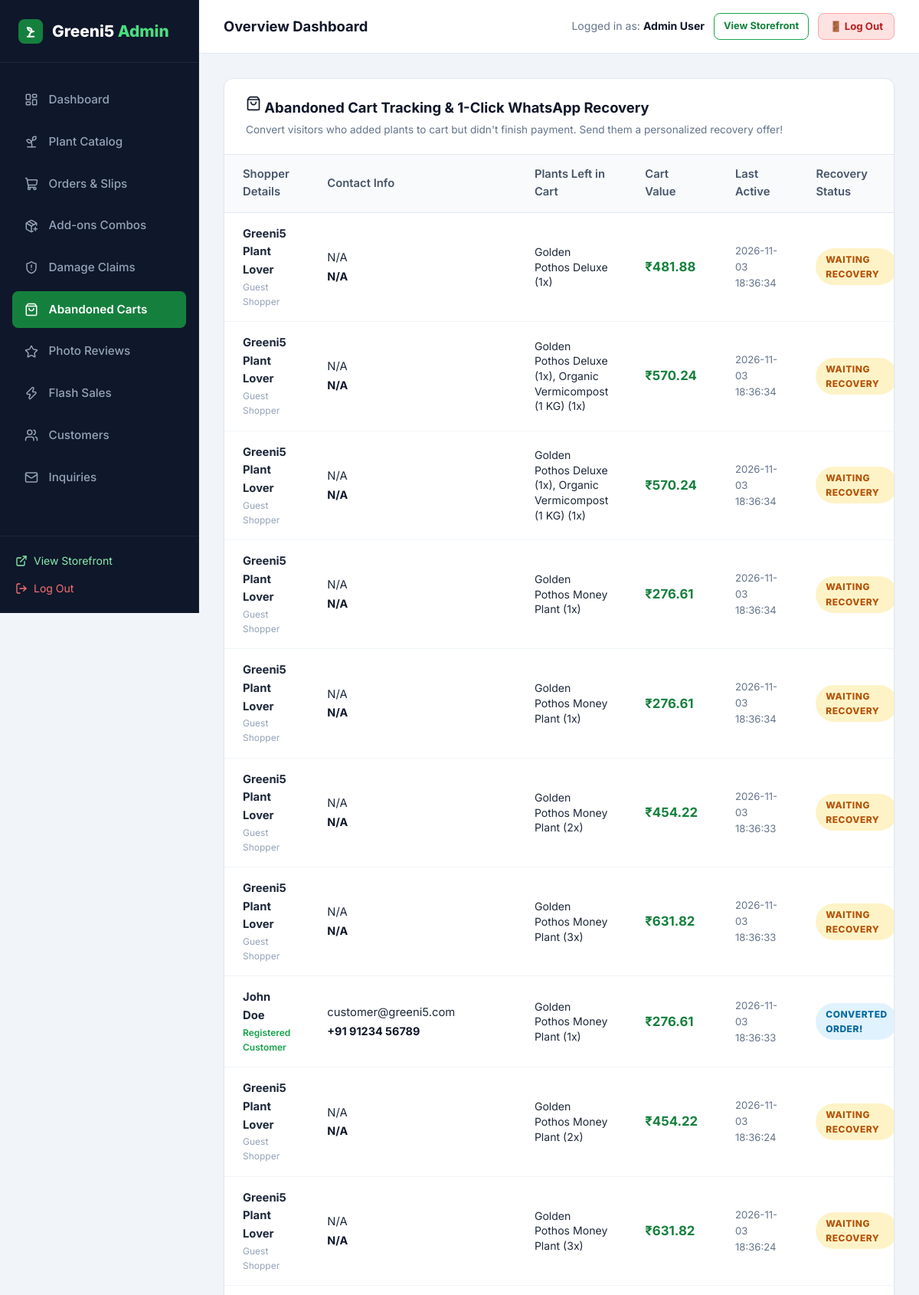
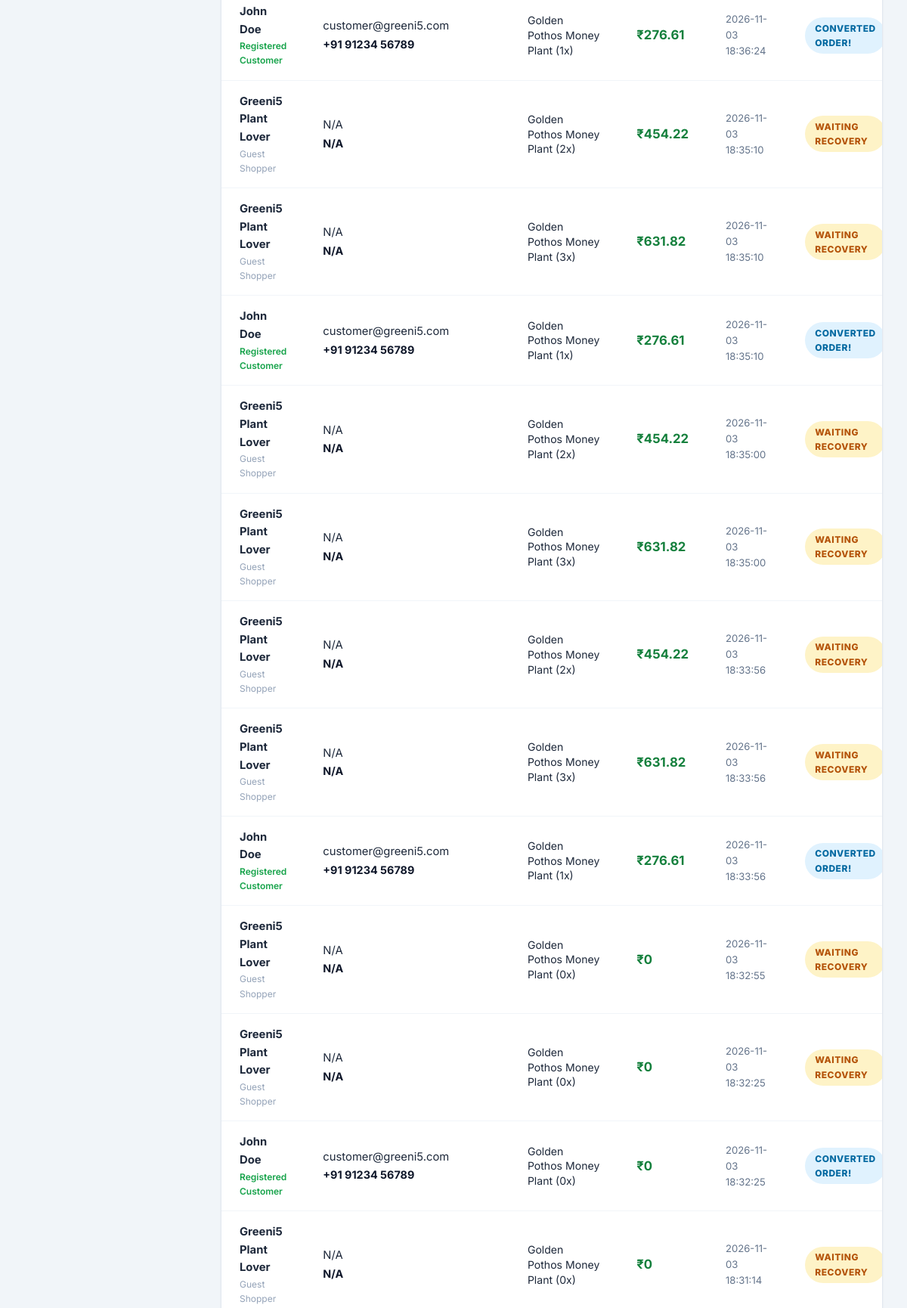
Screenshot of /admin/abandoned-carts (signed in, upper part) with the database file from the repository (2 pictures, top to bottom).
### tables this page shows
CREATE TABLE users (
    id INTEGER PRIMARY KEY AUTOINCREMENT,
    name TEXT NOT NULL,
    email TEXT UNIQUE NOT NULL,
    password_hash TEXT NOT NULL,
    role TEXT NOT NULL DEFAULT 'customer',
    phone TEXT,
    created_at TIMESTAMP DEFAULT CURRENT_TIMESTAMP
);

CREATE TABLE abandoned_carts (
        id INTEGER PRIMARY KEY AUTOINCREMENT,
        user_id INTEGER,
        customer_name TEXT,
        email TEXT,
        phone TEXT,
        cart_items_json TEXT NOT NULL,
        total_amount REAL NOT NULL,
        recovered INTEGER DEFAULT 0,
        created_at TIMESTAMP DEFAULT CURRENT_TIMESTAMP,
        updated_at TIMESTAMP DEFAULT CURRENT_TIMESTAMP,
        FOREIGN KEY (user_id) REFERENCES users(id) ON DELETE SET NULL
    );

### app.py (the view)
@app.route('/admin/abandoned-carts')
@admin_required
def admin_abandoned_carts():
    carts_raw = query_db('SELECT * FROM abandoned_carts ORDER BY updated_at DESC')
    carts = []
    for c in carts_raw:
        item_list = []
        try:
            items = json.loads(c['cart_items_json'])
            if isinstance(items, list):
                item_list = [f"{it.get('name', 'Plant')} ({it.get('qty', 1)}x)" for it in items]
            else:
                item_list = [str(c['cart_items_json'])]
        except Exception:
            item_list = [str(c['cart_items_json'])]
        carts.append({
            'id': c['id'],
            'user_id': c['user_id'],
            'customer_name': c['customer_name'],
            'email': c['email'],
            'phone': c['phone'],
            'items_summary': ", ".join(item_list),
            'total_amount': c['total_amount'],
            'recovered': c['recovered'],
            'updated_at': c['updated_at']
        })
    return render_template('admin/abandoned_carts.html', carts=carts)

### app.py (called while the page is built)
@app.after_request
def add_cache_control_headers(response):
    if response.content_type and 'text/html' in response.content_type:
        response.headers['Cache-Control'] = 'no-cache, no-store, must-revalidate, max-age=0'
        response.headers['Pragma'] = 'no-cache'
        response.headers['Expires'] = '0'
    return response

@app.template_filter('currency')
def currency_filter(amount):
    try:
        val = float(amount)
        return f"₹{val:,.2f}".rstrip('0').rstrip('.') if val % 1 == 0 else f"₹{val:,.2f}"
    except (ValueError, TypeError):
        return f"₹{amount}"

def admin_required(f):
    @wraps(f)
    def decorated_function(*args, **kwargs):
        if 'user_id' not in session:
            flash('Admin authentication required.', 'warning')
            return redirect(url_for('login', next=request.full_path.rstrip('?')))
        user = query_db('SELECT role FROM users WHERE id = ?', (session['user_id'],), one=True)
        if not user or user['role'] != 'admin':
            flash('Access denied. Administrator privileges required.', 'danger')
            return redirect(url_for('index'))
        return f(*args, **kwargs)
    return decorated_function

### database.py (called while the page is built)
def get_db():
    db = getattr(g, '_database', None)
    if db is None:
        db = g._database = sqlite3.connect(DATABASE)
        db.row_factory = sqlite3.Row
        db.execute('PRAGMA foreign_keys = ON;')
    return db

def query_db(query, args=(), one=False):
    cur = get_db().execute(query, args)
    rv = cur.fetchall()
    cur.close()
    return (rv[0] if rv else None) if one else rv

### templates/admin/abandoned_carts.html (shortened to what this page needs)
{% extends "admin/base_admin.html" %}
{% block admin_content %}
<div class="admin-card">
  <div class="admin-card-header" style="flex-wrap: wrap; gap: 1rem;">
    <div>
      <h3 class="admin-card-title"><i data-lucide="shopping-bag" style="width: 20px;"></i> Abandoned Cart Tracking & 1-Click WhatsApp Recovery</h3>
      <p style="font-size: 0.85rem; color: #64748b; margin-top: 4px;">Convert visitors who added plants to cart but didn't finish payment. Send them a personalized recovery offer!</p>
    </div>
  </div>
  <div class="table-responsive">
    <table class="admin-table">
      <thead>
        <tr>
          <th>Shopper Details</th>
          <th>Contact Info</th>
          <th>Plants Left in Cart</th>
          <th>Cart Value</th>
          <th>Last Active</th>
          <th>Recovery Status</th>
        </tr>
      </thead>
      <tbody>
        {% for cart in carts %}
        <tr>
          <td>
            <strong>{{ cart.customer_name or 'Greeni5 Plant Lover' }}</strong>
            {% if cart.user_id %}
              <div style="font-size: 0.75rem; color: #16a34a; font-weight: 600;">Registered Customer</div>
            {% else %}
              <div style="font-size: 0.75rem; color: #94a3b8;">Guest Shopper</div>
            {% endif %}
          </td>
          <td>
            <div>{{ cart.email or 'N/A' }}</div>
            <div style="font-weight: 700; color: #0f172a; font-size: 0.9rem;">{{ cart.phone or 'N/A' }}</div>
          </td>
          <td>
            <div style="font-size: 0.88rem; max-width: 250px; line-height: 1.4;">
              {{ cart.items_summary }}
            </div>
          </td>
          <td>
            <strong style="color: #15803d; font-size: 1.05rem;">{{ cart.total_amount | currency }}</strong>
          </td>
          <td style="font-size: 0.82rem; color: #64748b;">
            {{ cart.updated_at }}
          </td>
          <td>
            {% if cart.recovered %}
              <span class="badge badge-accepted">Converted Order!</span>
            {% else %}
              <span class="badge badge-pending">Waiting Recovery</span>
            {% endif %}
          </td>
        </tr>
        {% endfor %}
      </tbody>
    </table>
  </div>
</div>
{% endblock %}

### templates/admin/base_admin.html (shortened to what this page needs)
<!DOCTYPE html>
<html lang="en">
<head>
  <link rel="stylesheet" href="{{ url_for('static', filename='css/style.css') }}?v={{ asset_version }}">
  <link rel="stylesheet" href="{{ url_for('static', filename='css/admin.css') }}?v={{ asset_version }}">
</head>
<body>
<div class="admin-layout">
  <aside class="admin-sidebar">
    <div class="admin-brand">
      <div class="leaf-icon" style="width: 32px; height: 32px; background: #15803d; border-radius: 8px; display: flex; align-items: center; justify-content: center; color: white;">
        <svg width="20" height="20" viewBox="0 0 24 24" fill="none" stroke="#ffffff" stroke-width="2.4" stroke-linecap="round" stroke-linejoin="round">
          <path d="M7 20h10"/>
          <path d="M10 20c0-4.4 2-8 7-8"/>
          <path d="M14 12c-3.5 0-6.5-2.5-7-6 4 0 7 2 7 6Z" fill="rgba(255,255,255,0.25)"/>
          <path d="M10 20v-3"/>
        </svg>
      </div>
      <div>Greeni5 <span>Admin</span></div>
    </div>
    <ul class="admin-nav">
      <li>
        <a href="{{ url_for('admin_dashboard') }}" class="{{ 'active' if request.endpoint == 'admin_dashboard' else '' }}">
          <i data-lucide="layout-dashboard" style="width: 18px;"></i> Dashboard
        </a>
      </li>
      <li>
        <a href="{{ url_for('admin_plants') }}" class="{{ 'active' if request.endpoint in ['admin_plants', 'admin_plant_add', 'admin_plant_edit'] else '' }}">
          <i data-lucide="sprout" style="width: 18px;"></i> Plant Catalog
        </a>
      </li>
      <li>
        <a href="{{ url_for('admin_orders') }}" class="{{ 'active' if request.endpoint == 'admin_orders' else '' }}">
          <i data-lucide="shopping-cart" style="width: 18px;"></i> Orders & Slips
        </a>
      </li>
      <li>
        <a href="{{ url_for('admin_addons') }}" class="{{ 'active' if request.endpoint == 'admin_addons' else '' }}">
          <i data-lucide="package-plus" style="width: 18px;"></i> Add-ons Combos
        </a>
      </li>
      <li>
        <a href="{{ url_for('admin_replacements') }}" class="{{ 'active' if request.endpoint == 'admin_replacements' else '' }}">
          <i data-lucide="shield-alert" style="width: 18px;"></i> Damage Claims
        </a>
      </li>
      <li>
        <a href="{{ url_for('admin_abandoned_carts') }}" class="{{ 'active' if request.endpoint == 'admin_abandoned_carts' else '' }}">
          <i data-lucide="shopping-bag" style="width: 18px;"></i> Abandoned Carts
        </a>
      </li>
      <li>
        <a href="{{ url_for('admin_reviews') }}" class="{{ 'active' if request.endpoint == 'admin_reviews' else '' }}">
          <i data-lucide="star" style="width: 18px;"></i> Photo Reviews
        </a>
      </li>
      <li>
        <a href="{{ url_for('admin_promotions') }}" class="{{ 'active' if request.endpoint == 'admin_promotions' else '' }}">
          <i data-lucide="zap" style="width: 18px;"></i> Flash Sales
        </a>
      </li>
      <li>
        <a href="{{ url_for('admin_customers') }}" class="{{ 'active' if request.endpoint == 'admin_customers' else '' }}">
          <i data-lucide="users" style="width: 18px;"></i> Customers
        </a>
      </li>
      <li>
        <a href="{{ url_for('admin_messages') }}" class="{{ 'active' if request.endpoint == 'admin_messages' else '' }}">
          <i data-lucide="mail" style="width: 18px;"></i> Inquiries
        </a>
      </li>
    </ul>
    <div class="admin-sidebar-footer">
      <a href="{{ url_for('index') }}" style="display: flex; align-items: center; gap: 0.5rem; color: #86efac; font-size: 0.875rem; margin-bottom: 0.75rem;">
        <i data-lucide="external-link" style="width: 16px;"></i> View Storefront
      </a>
      <a href="{{ url_for('logout') }}" style="display: flex; align-items: center; gap: 0.5rem; color: #f87171; font-size: 0.875rem;">
        <i data-lucide="log-out" style="width: 16px;"></i> Log Out
      </a>
    </div>
  </aside>
  <div class="admin-main">
    <header class="admin-topbar">
      <div style="font-weight: 700; font-size: 1.15rem; color: #0f172a;">
        {% block page_title %}Overview Dashboard{% endblock %}
      </div>
      <div style="display: flex; align-items: center; gap: 0.75rem;">
        <span style="font-size: 0.88rem; color: #64748b;">Logged in as: <strong style="color: #0f172a;">{{ current_user.name }}</strong></span>
        <a href="{{ url_for('index') }}" class="btn btn-outline btn-sm" style="font-size: 0.8rem; padding: 6px 12px; border-radius: 8px;">
          View Storefront
        </a>
        <a href="{{ url_for('logout') }}" class="btn btn-sm" style="background: #fee2e2; color: #b91c1c; border: 1.5px solid #fca5a5; font-size: 0.825rem; padding: 6px 14px; border-radius: 8px; font-weight: 700; text-decoration: none;">
          🚪 Log Out
        </a>
      </div>
    </header>
    <main class="admin-content">
      {% block admin_content %}{% endblock %}
    </main>
  </div>
</div>
</body>
</html>

### static/css/style.css (style rules this page uses)
:root { --primary: #16a34a; --primary-hover: #15803d; --primary-glow: rgba(34, 197, 94, 0.4); --primary-light: rgba(220, 252, 231, 0.7); --primary-border: rgba(187, 247, 208, 0.8); --accent: #f59e0b; --text-main: #0e331c; --text-muted: #3d5e49; --text-light: #73947f; --glass-bg: rgba(255, 255, 255, 0.75); --glass-bg-hover: rgba(255, 255, 255, 0.9); --glass-bg-subtle: rgba(240, 253, 244, 0.65); --glass-border: rgba(255, 255, 255, 0.85); --glass-border-green: rgba(134, 239, 172, 0.5); --glass-shadow: 0 10px 30px 0 rgba(22, 101, 52, 0.07), inset 0 1px 1px 0 rgba(255, 255, 255, 0.9); --glass-shadow-hover: 0 18px 40px 0 rgba(22, 163, 74, 0.16), inset 0 1px 2px 0 rgba(255, 255, 255, 1); --glass-blur: blur(16px); --radius-sm: 10px; --radius: 16px; --radius-lg: 24px; --radius-full: 9999px; --transition: all 0.3s cubic-bezier(0.16, 1, 0.3, 1); }
*, *::before, *::after { box-sizing: border-box; margin: 0; padding: 0; }
body { font-family: 'Inter', system-ui, -apple-system, BlinkMacSystemFont, "Segoe UI", Roboto, sans-serif; background-color: #f1fbf4; background-image: radial-gradient(at 0% 0%, rgba(187, 247, 208, 0.45) 0px, transparent 50%), radial-gradient(at 100% 0%, rgba(220, 252, 231, 0.5) 0px, transparent 50%), radial-gradient(at 50% 50%, rgba(240, 253, 244, 0.6) 0px, transparent 60%), radial-gradient(at 100% 100%, rgba(187, 247, 208, 0.4) 0px, transparent 50%); background-attachment: fixed; color: var(--text-main); line-height: 1.6; min-height: 100vh; display: flex; flex-direction: column; }
a { color: inherit; text-decoration: none; transition: var(--transition); }
.btn { display: inline-flex; align-items: center; justify-content: center; gap: 0.5rem; padding: 0.72rem 1.6rem; border-radius: var(--radius-full); font-weight: 700; font-size: 0.95rem; border: 1px solid transparent; cursor: pointer; position: relative; overflow: hidden; transition: var(--transition); }
.btn-outline { background: rgba(255, 255, 255, 0.7); backdrop-filter: blur(8px); border: 1.5px solid var(--primary); color: #15803d; box-shadow: var(--shadow-sm); }
.btn-sm { padding: 0.45rem 1.05rem; font-size: 0.85rem; }
.badge { display: inline-flex; align-items: center; gap: 0.25rem; padding: 0.3rem 0.8rem; border-radius: var(--radius-full); font-size: 0.75rem; font-weight: 800; text-transform: uppercase; letter-spacing: 0.5px; backdrop-filter: blur(8px); }
.badge-pending { background: #fef3c7; color: #b45309; }
.badge-accepted { background: #e0f2fe; color: #0369a1; }

### rows the page displays
users: name "Admin User"
abandoned_carts: customer_name "Greeni5 Plant Lover", shows "Guest Shopper", email "N/A", phone "N/A", items_summary "Golden Pothos Deluxe (1x)", total_amount "₹481.88", updated_at "2026-11-03 18:36:34", recovered "WAITING RECOVERY"
abandoned_carts: customer_name "Greeni5 Plant Lover", shows "Guest Shopper", email "N/A", phone "N/A", items_summary "Golden Pothos Deluxe (1x), Organic Vermicompost (1 KG) (1x)", total_amount "₹570.24", updated_at "2026-11-03 18:36:34", recovered "WAITING RECOVERY"
abandoned_carts: customer_name "Greeni5 Plant Lover", shows "Guest Shopper", email "N/A", phone "N/A", items_summary "Golden Pothos Deluxe (1x), Organic Vermicompost (1 KG) (1x)", total_amount "₹570.24", updated_at "2026-11-03 18:36:34", recovered "WAITING RECOVERY"
abandoned_carts: customer_name "Greeni5 Plant Lover", shows "Guest Shopper", email "N/A", phone "N/A", items_summary "Golden Pothos Money Plant (1x)", total_amount "₹276.61", updated_at "2026-11-03 18:36:34", recovered "WAITING RECOVERY"
abandoned_carts: customer_name "Greeni5 Plant Lover", shows "Guest Shopper", email "N/A", phone "N/A", items_summary "Golden Pothos Money Plant (1x)", total_amount "₹276.61", updated_at "2026-11-03 18:36:34", recovered "WAITING RECOVERY"
abandoned_carts: customer_name "Greeni5 Plant Lover", shows "Guest Shopper", email "N/A", phone "N/A", items_summary "Golden Pothos Money Plant (2x)", total_amount "₹454.22", updated_at "2026-11-03 18:36:33", recovered "WAITING RECOVERY"
abandoned_carts: customer_name "Greeni5 Plant Lover", shows "Guest Shopper", email "N/A", phone "N/A", items_summary "Golden Pothos Money Plant (3x)", total_amount "₹631.82", updated_at "2026-11-03 18:36:33", recovered "WAITING RECOVERY"
abandoned_carts: customer_name "John Doe", shows "Registered Customer", email "customer@greeni5.com", phone "+91 91234 56789", items_summary "Golden Pothos Money Plant (1x)", total_amount "₹276.61", updated_at "2026-11-03 18:36:33", recovered "CONVERTED ORDER!"
abandoned_carts: customer_name "Greeni5 Plant Lover", shows "Guest Shopper", email "N/A", phone "N/A", items_summary "Golden Pothos Money Plant (2x)", total_amount "₹454.22", updated_at "2026-11-03 18:36:24", recovered "WAITING RECOVERY"
abandoned_carts: customer_name "Greeni5 Plant Lover", shows "Guest Shopper", email "N/A", phone "N/A", items_summary "Golden Pothos Money Plant (3x)", total_amount "₹631.82", updated_at "2026-11-03 18:36:24", recovered "WAITING RECOVERY"
abandoned_carts: customer_name "John Doe", shows "Registered Customer", email "customer@greeni5.com", phone "+91 91234 56789", items_summary "Golden Pothos Money Plant (1x)", total_amount "₹276.61", updated_at "2026-11-03 18:36:24", recovered "CONVERTED ORDER!"
abandoned_carts: customer_name "Greeni5 Plant Lover", shows "Guest Shopper", email "N/A", phone "N/A", items_summary "Golden Pothos Money Plant (2x)", total_amount "₹454.22", updated_at "2026-11-03 18:35:10", recovered "WAITING RECOVERY"
abandoned_carts: customer_name "Greeni5 Plant Lover", shows "Guest Shopper", email "N/A", phone "N/A", items_summary "Golden Pothos Money Plant (3x)", total_amount "₹631.82", updated_at "2026-11-03 18:35:10", recovered "WAITING RECOVERY"
abandoned_carts: customer_name "John Doe", shows "Registered Customer", email "customer@greeni5.com", phone "+91 91234 56789", items_summary "Golden Pothos Money Plant (1x)", total_amount "₹276.61", updated_at "2026-11-03 18:35:10", recovered "CONVERTED ORDER!"
abandoned_carts: customer_name "Greeni5 Plant Lover", shows "Guest Shopper", email "N/A", phone "N/A", items_summary "Golden Pothos Money Plant (2x)", total_amount "₹454.22", updated_at "2026-11-03 18:35:00", recovered "WAITING RECOVERY"
abandoned_carts: customer_name "Greeni5 Plant Lover", shows "Guest Shopper", email "N/A", phone "N/A", items_summary "Golden Pothos Money Plant (3x)", total_amount "₹631.82", updated_at "2026-11-03 18:35:00", recovered "WAITING RECOVERY"
abandoned_carts: customer_name "Greeni5 Plant Lover", shows "Guest Shopper", email "N/A", phone "N/A", items_summary "Golden Pothos Money Plant (2x)", total_amount "₹454.22", updated_at "2026-11-03 18:33:56", recovered "WAITING RECOVERY"
abandoned_carts: customer_name "Greeni5 Plant Lover", shows "Guest Shopper", email "N/A", phone "N/A", items_summary "Golden Pothos Money Plant (3x)", total_amount "₹631.82", updated_at "2026-11-03 18:33:56", recovered "WAITING RECOVERY"
abandoned_carts: customer_name "John Doe", shows "Registered Customer", email "customer@greeni5.com", phone "+91 91234 56789", items_summary "Golden Pothos Money Plant (1x)", total_amount "₹276.61", updated_at "2026-11-03 18:33:56", recovered "CONVERTED ORDER!"
abandoned_carts: customer_name "Greeni5 Plant Lover", shows "Guest Shopper", email "N/A", phone "N/A", items_summary "Golden Pothos Money Plant (0x)", total_amount "₹0", updated_at "2026-11-03 18:32:55", recovered "WAITING RECOVERY"
abandoned_carts: customer_name "Greeni5 Plant Lover", shows "Guest Shopper", email "N/A", phone "N/A", items_summary "Golden Pothos Money Plant (0x)", total_amount "₹0", updated_at "2026-11-03 18:32:25", recovered "WAITING RECOVERY"
abandoned_carts: customer_name "John Doe", shows "Registered Customer", email "customer@greeni5.com", phone "+91 91234 56789", items_summary "Golden Pothos Money Plant (0x)", total_amount "₹0", updated_at "2026-11-03 18:32:25", recovered "CONVERTED ORDER!"
abandoned_carts: customer_name "Greeni5 Plant Lover", shows "Guest Shopper", email "N/A", phone "N/A", items_summary "Golden Pothos Money Plant (0x)", total_amount "₹0", updated_at "2026-11-03 18:31:14", recovered "WAITING RECOVERY"
